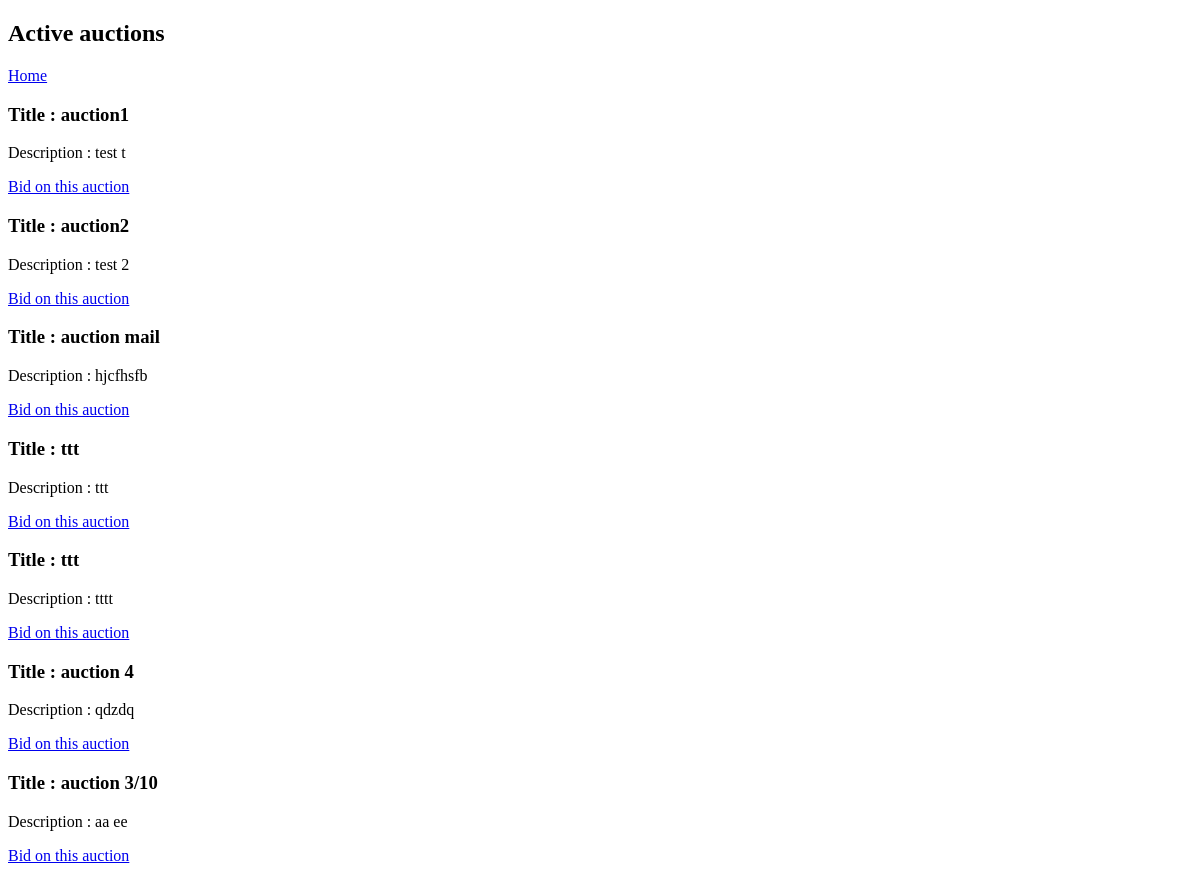
The app's page /yaasapp/active_auction_list, older data.
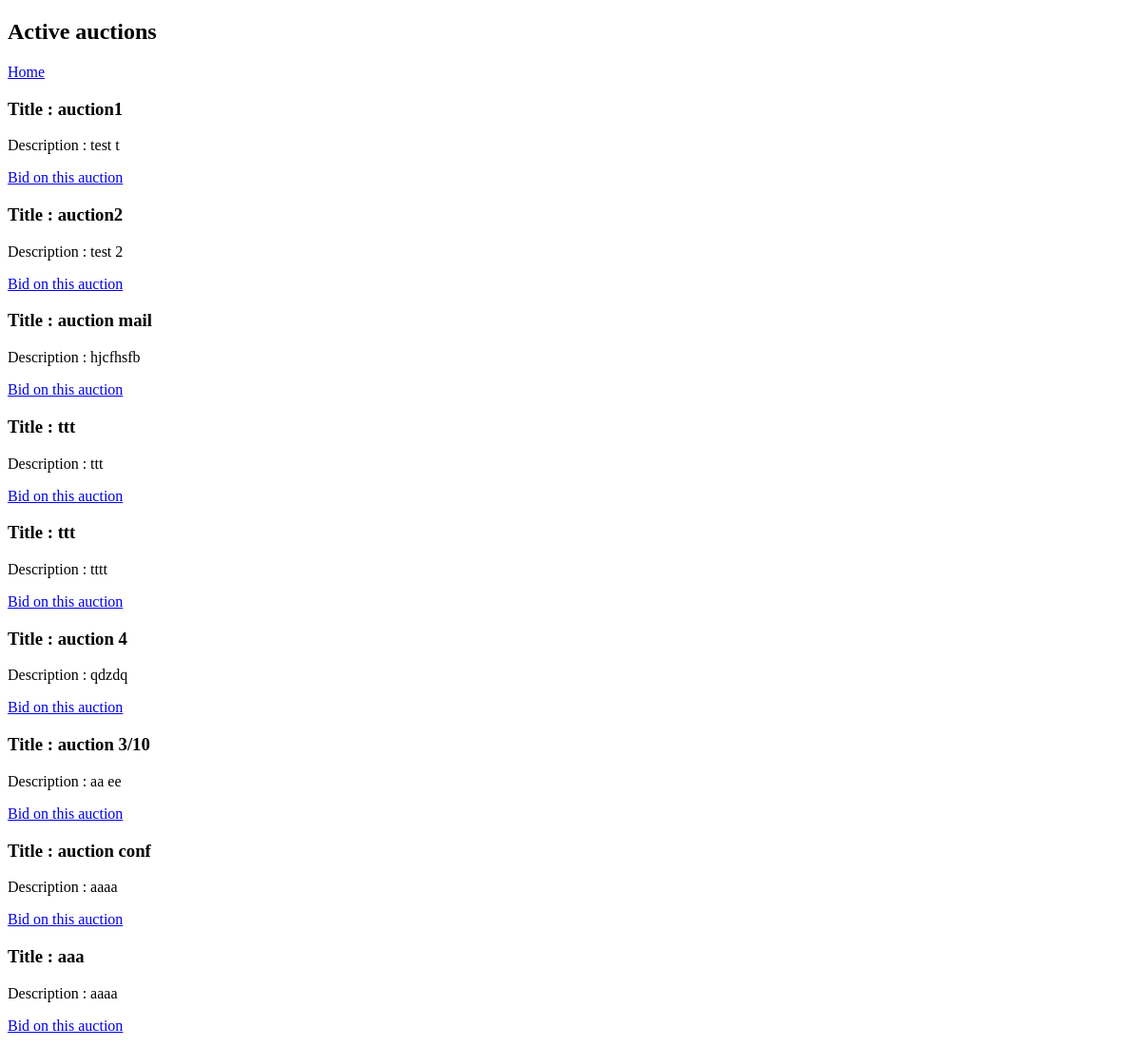
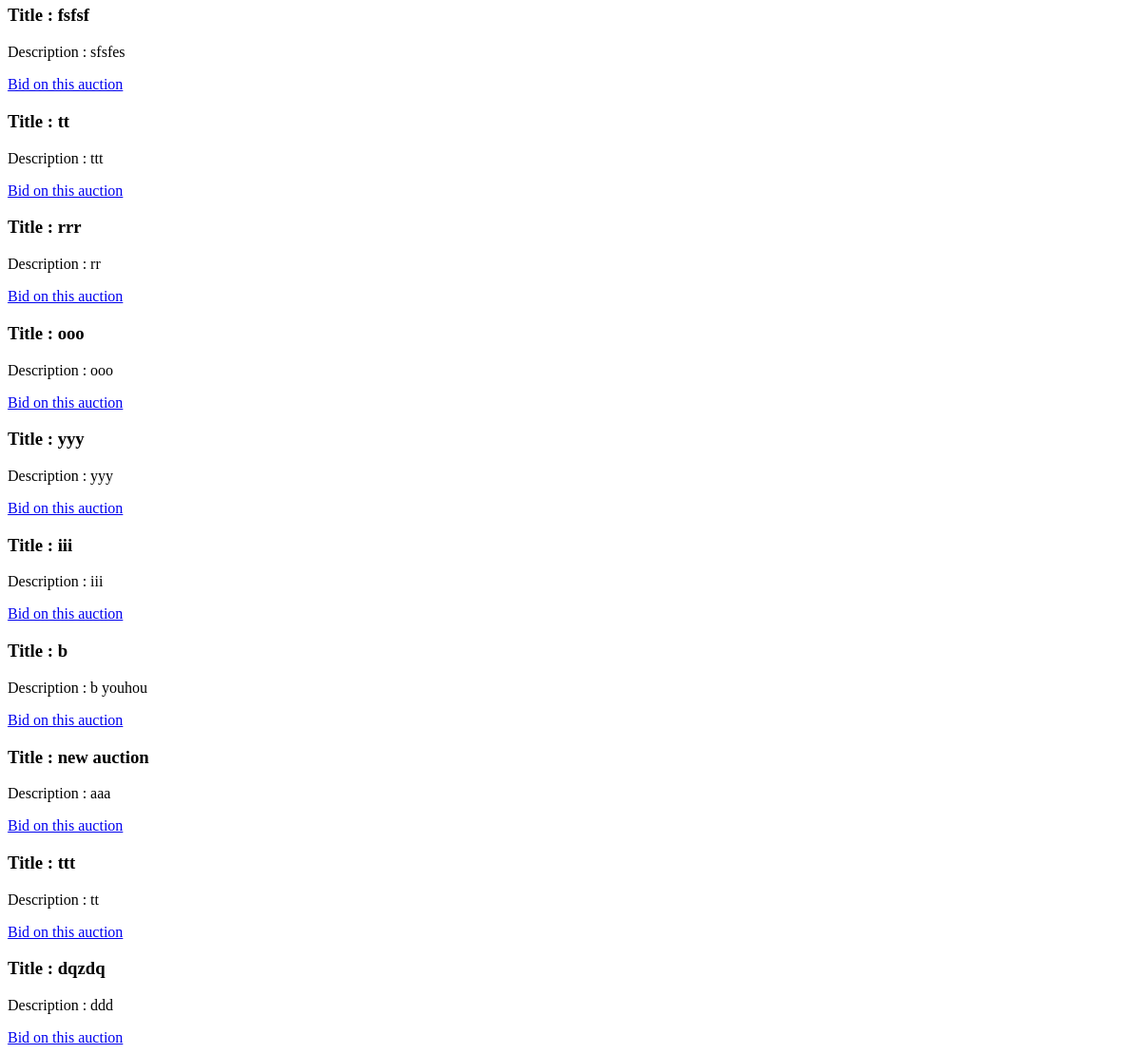
The same page, newer data (2 pictures, top to bottom).
### yaasapp/models.py (models this page shows, shortened)
class Auction(models.Model):
    STATE = (
        ('ACTIVE', 'active'),
        ('BANNED', 'banned'),
        ('DUE', 'due'),
        ('DEFAULT', 'default'),
    )
    seller = models.ForeignKey(User, on_delete=models.CASCADE)
    title = models.CharField(max_length=60, blank=False)
    description = models.TextField(max_length=500, blank=False)
    min_price = models.FloatField(blank=False, default=1)
    state = models.CharField(max_length=1, choices=STATE, default='DEFAULT')
    post_date = models.DateField(default=date.today())
    deadline = models.DateField(default=date.today()+timedelta(days=3))

### yaasapp/views.py (the view)
# urls.py: path('active_auction_list', views.ActiveAuctionsView.as_view(),
class ActiveAuctionsView(generic.ListView):
    model = Auction
    template_name = 'yaasapp/search_active_auctions.html'
    context_object_name = 'active_auctions'
    def get_queryset(self):
        return Auction.objects.filter(
            state='ACTIVE'
        )

### yaasapp/templates/yaasapp/search_active_auctions.html (shortened to what this page needs)
<!DOCTYPE html>
<html lang="en">
<head>
</head>
<body>
    <h2>Active auctions</h2>
    <a href="{% url 'home' %}">Home</a>
    <br>
    {% if active_auctions %}
        {% for auction in active_auctions %}
            {% if auction.state == 'ACTIVE'%}
                <h3>Title : {{ auction.title }}</h3>
                <p>Description : {{ auction.description }}</p>
                {% if auction.seller != user %}
                    <a href="#">Bid on this auction</a>
                {% else %}
                    <p style="color: red">You cannot bid on this auction because you posted it !</p>
                    <a href="{% url 'yaasapp:update_auction' auction.id%}">Update auction</a>
                {% endif %}
            {% endif %}
        {% endfor %}
    {% else %}
    <p> There is no active auctions.</p>
    {% endif %}
</body>
</html>

Row changes from the older to the newer data that the page shows:
added Auction: title "auction conf", description "aaaa", shows "Bid on this auction"
added Auction: title "aaa", description "aaaa", shows "Bid on this auction"
added Auction: title "fsfsf", description "sfsfes", shows "Bid on this auction"
added Auction: title "tt", description "ttt", shows "Bid on this auction"
added Auction: title "rrr", description "rr", shows "Bid on this auction"
added Auction: title "ooo", description "ooo", shows "Bid on this auction"
added Auction: title "yyy", description "yyy", shows "Bid on this auction"
added Auction: title "iii", description "iii", shows "Bid on this auction"
added Auction: title "b", description "b youhou", shows "Bid on this auction"
added Auction: title "new auction", description "aaa", shows "Bid on this auction"
added Auction: title "ttt", description "tt", shows "Bid on this auction"
added Auction: title "dqzdq", description "ddd", shows "Bid on this auction"
